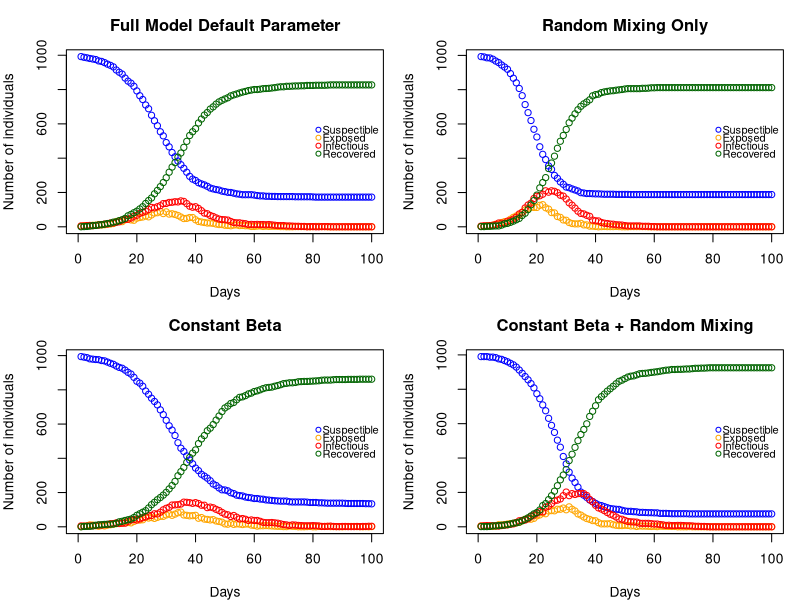

The R script that drew this image:
# PROJECT 2 - EXTENDED STATISTICAL PROGRAMMING =================================

# Group 12 
# Aseel Alghamdi : S2901228
# Fenanda Dwitha Kurniasari : S2744048
# Nurmawiya : S2822251

# Aseel : create n people and its household, contact network, cross-check 
#         the entire code & revise comments
# Fenanda : create plot function, compare the model, cross-check the entire code
#           and revise comments
# Nurmawiya : create nseir function, cross-check code, cross-check the entire 
#             code and revise comments


# SEIR (Suspectible, Exposed, Infections, Recovered) Model Simulation
# 1) Create n people assigned to corresponding household where maximum size is 5
  n <- 1000 #population size
  hmax <- 5 #maximum household size
  #creating n vector of which the number refers to household
  #-and the occurrences refers to size of corresponding household
  set.seed(3)
  h <- rep(1:n, times = sample(1:hmax, n, replace=TRUE))[1:n]

# 2) Contact network
get.net <- function (beta, nc=15, h) {
  # Function to create links (daily contacts) for each person
  # nc: average number of contacts per person
  # beta: sociability parameter, higher means more likely to form links
  n <- length(beta)
  beta_bar <- mean(beta) #mean sociability parameter
  links <- vector("list", n) #set null vector for links of each person
  
  for (i in 1:(n-1)) { #loop over person i from 1 to n-1
    for (j in (i+1):n) { #loop over person j from i+1 to n to avoid duplicates
      if (h[i] != h[j]) { #only connect if they are not in the same household
        #prob that i and j have contact (daily link)
        p_link <- nc * beta[i] * beta[j] / (beta_bar^2 * (n - 1))
        
        #If daily link of i and j person > random value U(0,1),
        #then create a link between i and j
        if (runif(1) < p_link) {
          links[[i]] <- c(links[[i]], j) #Store j into list who connects with i
          links[[j]] <- c(links[[j]], i) #Store i in j's list of contacts 
        }
      }
    }
  }
  return(links) #return the list of daily contacts for each person
} ## get.net

# 3) nseir function
nseir <- function(beta, h, alink, alpha=c(.1, .01, .01),
                  delta=.2, gamma=.4, nc=15, nt=100, pinf=.005){
  # SEIR stochastic simulation model
  # beta: sociability parameter of each person
  # h: household list
  # alink: list of regular contacts of each person returned by get.net
  # alpha[1]: daily prob i infecting j if in same household (alpha h)
  # alpha[2]: daily prob i infecting j if in regular contact (alpha c)
  # alpha[3]: daily prob i infecting j through random mixing (alpha r)
  # delta: daily prob I -> R
  # gamma: daily prob E -> I
  # nc: average number of daily contacts for each person
  # nt: number of days to simulate
  # pinf: proportion of the initial population to randomly start in the I state
  
  # output : nt x 5 matrix contains the number of people across states (S,E,I,R) 
  #          in each days (from 1st day to nt(100th) day). It depicts the 
  #          dynamic change in the number of people in each states based on 
  #          their daily network (from same household and daily contact) and 
  #          random mixing (Irrespective of household or regular network 
  #          relations)
  
  n <- length(beta) #population size
  state <- rep("S", n) #initialize susceptible
  state[sample(1:n, pinf * n)] <- "I" #randomly choose initial in the I state
  
  res <- matrix(0, nrow = nt, ncol = 4) #set up storage for pop in each state
  colnames(res) <- c("S", "E", "I", "R") #naming the column
  
  beta_bar <- mean(beta) #mean sociability parameter
  
  for (t in 1:nt) { #simulate over nt days
    newE <- rep(FALSE, n) #to record who becomes exposed
    #using random deviates: runif(n)
    newI <- (state == "E") & (runif(n) < gamma) #E -> I with prob gamma
    newR <- (state == "I") & (runif(n) < delta) #I -> R with prob delta
    
    #Loop over each infectious person to spread infection
    for (i in which(state == "I")) {
      # household infections: infect susceptible in same household
      hh_members <- which(h == h[i] & state == "S")
      newE[hh_members] <- newE[hh_members]|(runif(length(hh_members))< alpha[1])
      
      # network infections: infect regular contacts from alink
      contacts <- alink[[i]]
      contacts <- contacts[state[contacts] == "S"]
      newE[contacts] <- newE[contacts] | (runif(length(contacts)) < alpha[2])
      
      # random mixing: infect random susceptible
      targets <- which(state == "S")
      #S -> E
      p_random <- alpha[3]*nc*beta[i]*beta[targets]/(beta_bar^2 * (n - 1))
      newE[targets] <- newE[targets] | (runif(length(targets)) < p_random)
    }
    
    #update states based on new infections
    state[newE & state == "S"] <- "E"
    state[newI] <- "I"
    state[newR] <- "R"
    
    #record daily counts of each state
    res[t, ] <- table(factor(state, levels = c("S", "E", "I", "R")))
  }
  
  #returns a list of elements S, E, I, R
  return(data.frame(t = 1:nt, res))
} ## nseir

# 4) Function Plot
dyn.plot <- function(res, title = "SEIR Dynamics") {
  # Function to create dynamics plot of the simulated population in each states
  
  # x-axis : days to simulate (from 1 to 100)
  # y-axis : number of individuals per states
  #          explanation of y-axis
  #          ---------------------|
  #          at the initial day, number of susceptible individual is the largest
  #          total individuals in all states S+E+I+R = 1000
  #          these numbers would dynamically change day by day in each states
  #          depend on the defined models
  
  # input : nseir model from function nseir 
  # output : Dynamic Plot days vs number of individuals per states
  
  # ylim = c(0, max(res$S, res$E, res$I, res$R))
  # Plot the states in S(susceptible)
  # Create the base plot
  plot(res$t, res$S, type = "p", ##plot day vs number of suspectible 
       ylim = c(0, max(res$S)), xlim = c(0, max(res$t)), ## set maximum range
       xlab = "Days", ylab = "Number of individuals", ##labelling the plot
       col = "blue", pch = 1, main = title) ##color and type of points in plot
  
  # Add points for each states
  points(res$t, res$E, col = "orange", pch = 1) ##add states 
  points(res$t, res$I, col = "red", pch = 1)
  points(res$t, res$R, col = "darkgreen", pch = 1)
  
  # Add legend
  legend(
    "right",        
    legend = c("Suspectible", "Exposed", "Infectious", "Recovered"),
    col = c("blue", "orange", "red", "darkgreen"),
    pch = 1, bty = "n", ##type of points and no box legend 
    cex = 0.8,       ## smaller text
    pt.cex = 0.8,    ## smaller symbols
    y.intersp = 0.6, ## spacing horizontal
    x.intersp = 0.4  ## spacing between symbol and text 
  )
} ## dyn.plot


# 5) Comparing Model
  # Setting up beta vector and alink pairs
  # beta is vector of n values (n = 1000) ~ U(0,1)
  # alink contains list of network made per each person 
  set.seed(345) ## to ensure we get same vector values of beta for all model
  beta <- runif(n); alink <- get.net(beta, nc = 15, h = h)

  # Scenario 1: Full model with default parameters
  res1 <- nseir(beta, h, alink)

  # Scenario 2: Random mixing - Setting alpha[1] = alpha[2] = 0 and alpha[3] = 0.04
  res2 <- nseir(beta, h, alink, alpha = c(0, 0, 0.04))

  # Scenario 3: Full model with constant beta (beta vector = average beta)
  res3 <- nseir(rep(mean(beta), n), h, alink)

  # Scenario 4: Constant beta + random mixing
  res4 <- nseir(rep(mean(beta), n), h, alink, alpha = c(0, 0, 0.04))

  # Plot all scenarios 
  par(mfrow = c(2, 2), mar = c(4, 4, 3, 1)) 
  dyn.plot(res1, "Full Model Default Parameter")
  dyn.plot(res2, "Random Mixing Only")
  dyn.plot(res3, "Constant Beta")
  dyn.plot(res4, "Constant Beta + Random Mixing")
